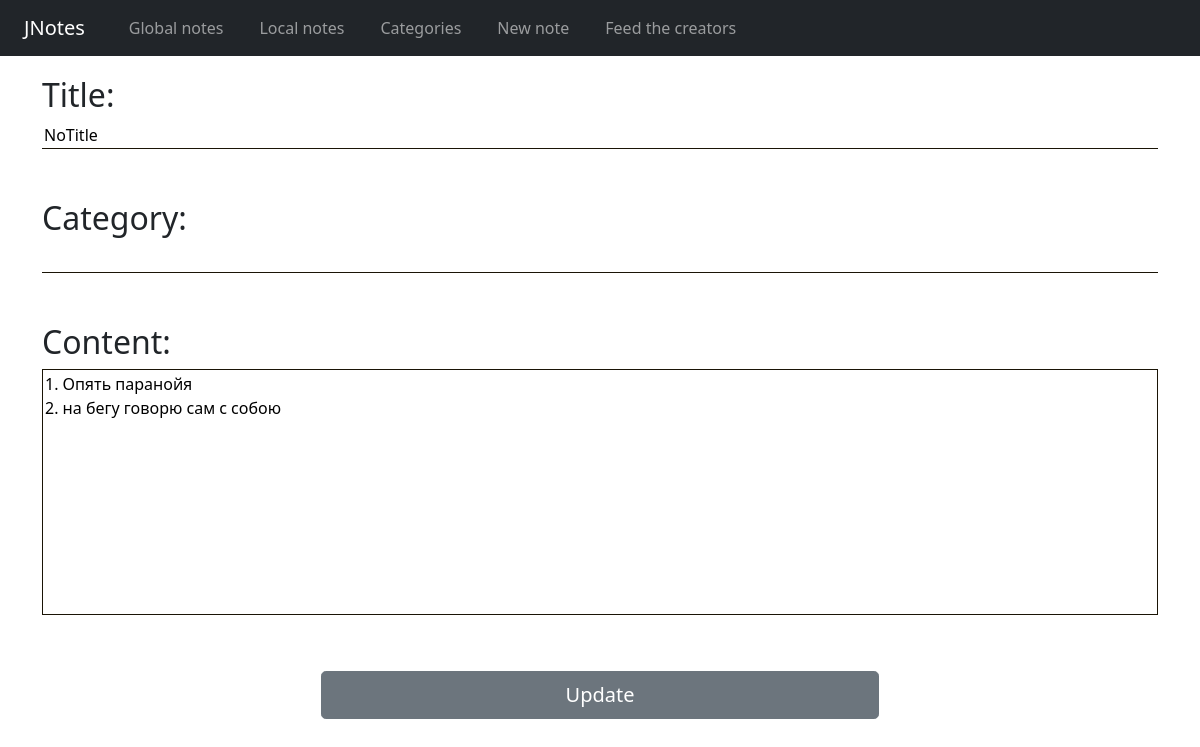
The app's page /note/126/update with its own data.
### notes/models.py (models this page shows, shortened)
class Note(models.Model):
    title_note = models.CharField(blank=True, max_length=150, verbose_name='Заголовок')
    category_note = models.ForeignKey(Category, blank=True, on_delete=models.CASCADE, verbose_name='категория')
    content_note = models.TextField(blank=True, verbose_name='Контент')
    date_note = models.DateTimeField(auto_now_add=True, verbose_name='Дата создания')
    class Meta:
        verbose_name = 'Заметка'
        verbose_name_plural = 'Заметки'
        ordering = ['-date_note']

### notes/views.py (the view)
# urls.py: path('note/<int:pk>/update', NoteUpdateView.as_view(), name='note-update'),
class NoteUpdateView(UpdateView):
    model = Note
    template_name = 'notes/note-update.html'
    form_class = CreateForm

### notes/forms.py (shortened to what this page needs)
class CreateForm(forms.ModelForm):
    temp_category = forms.CharField(required=False)
    field_order = ['title_note', 'temp_category', 'content_note']
    class Meta:
        model = Note
        fields = '__all__'
        field_order = ['title_note', 'content_note']
        widgets = {
            'category_note': forms.HiddenInput()
        }

### notes/templatetags/my_filter.py (called while the page is built)
@register.filter(name='addclass')
def addclass(value, arg):
    return value.as_widget(attrs={'class': arg})

### notes/templates/notes/note-update.html (shortened to what this page needs)
{% extends 'base.html' %}
{% load static %}
{% load my_filter %}
{% block content %}
<link rel="stylesheet" href="{% static 'css/note_add.css' %}">
<div class="container">
    <div class="row">
        <form method="POST" class="new-post">
            <div class="field">
            <p class="h2">Title:</p>
            {{ form.title_note|addclass:'post-title inputs' }}
            </div>
            <div class="field">
            <p class="h2">Category:</p>
            {{ form.temp_category|addclass:'post-category inputs' }}
            </div>
            <div class="field">
            <p class="h2">Content:</p>
            {{ form.content_note|addclass:'post-content inputs' }}
            </div>
            <div class="col-md-12 text-center">
            <button class="btn btn-secondary btn-lg btn-block">Update</button>
            </div>
        </form>
    </div>
</div>
{% endblock %}

### notes/static/css/note_add.css (style rules this page uses)
.inputs { border: none; border-bottom: 1px solid #1A1406; min-width: 100%; outline:none; }
.field { margin-bottom: 50px; }
.new-post { margin-top: 20px; }
textarea { resize:none; }
.post-content { border:1px solid #1A1406; width: 50%; }
button { width:50%; }

### records on screen
Note: title_note "NoTitle", content_note "1. Опять паранойя 2. на бегу говорю сам с собою"
